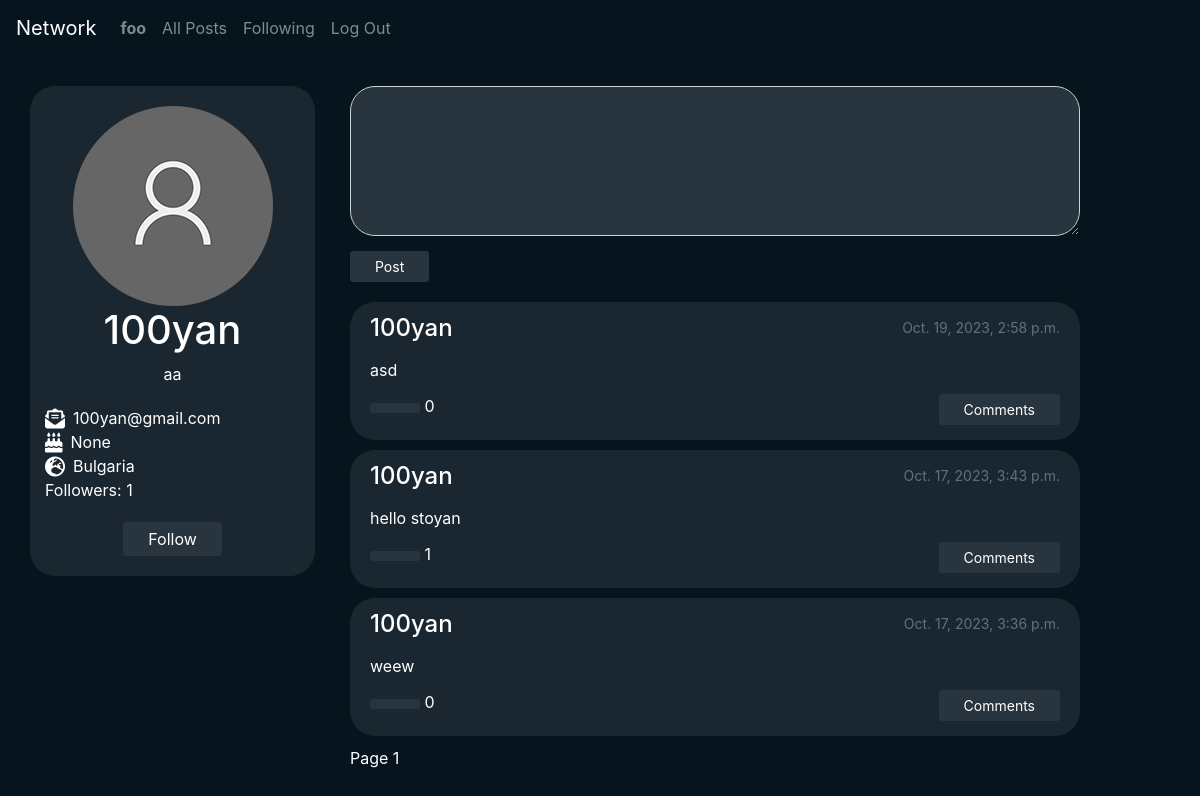
The page /user/2 (signed in) on the database its author committed.
### network/models.py (models this page shows, shortened)
class User(AbstractUser):
    following = models.ManyToManyField('self', related_name='followers', blank=True)
    birthday = models.DateField(blank=True, null=True)
    nationality = CountryField(null=True)
    profile_pic = models.ImageField(upload_to="profile_pics", default='profile_pics/default.png')
    description = models.TextField(max_length=600, null=True)
    followed_by = models.IntegerField(blank=True, null=True, default=0)

class Post(models.Model):
    author = models.ForeignKey(User, on_delete=models.CASCADE)
    post = models.CharField(max_length=400)
    timestamp = models.DateTimeField(auto_now_add=True, blank=True)
    likes = models.ManyToManyField(User, related_name="liked_posts", default=0)
    def likes_count(self) -> int:
        return self.likes.all().count()

### network/views.py (the view, shortened to what this page needs)
# urls.py: path('user/<int:id>', views.user_profile, name='user'),
def user_profile(request, id):
    active_user = User.objects.get(pk=request.user.id)
    user = User.objects.get(pk=id)
    if active_user != user:
        if active_user.following.filter(id=id).exists():
            status = 'Follow'
        else:
            status = 'Unfollow'
    post_list = Post.objects.filter(author=user).order_by('-timestamp')
    comments = Comment.objects.filter(post__in=post_list)
    p = Paginator(post_list, 10)
    page = request.GET.get('page')
    posts = p.get_page(page)
    context = {
        'profile': user,
        'posts': posts,
        'all_comments': comments,
        'create_post': PostForm,
        'add_comment': CommentForm,
        'user_details': UserDetails
    }
    try:
        context['follows'] = status
    except UnboundLocalError:
        pass
    return render(request, 'network/user_profile.html', context)

### network/templates/network/user_profile.html (shortened to what this page needs)
{% extends 'network/layout.html' %}
{% block body %}
<div class="container" id="default-view">
    <div class="row">
        <div class="col-lg-3 profile">
            <div id="profile-heading">
                <img id="user-profile-pic"src="{{ profile.profile_pic.url }}" alt="profile picture">
                <h1>{{ profile }}</h1>
                <span id="user-description">{{ profile.description }}</span>
            </div>
                <div id="profile-details">
                    <i class="fa-solid fa-envelope-open-text fa-lg mr-2"></i>{{ profile.email }}
                    <span id="user-birthday"><i class="fa-solid fa-cake-candles fa-lg mr-2"></i>{{ profile.birthday }}</span>
                    <span id="user-nationality"><i class="fa-solid fa-earth-europe fa-lg mr-2"></i>{{ profile.nationality.name }}</span>
                    <span id="user-followers">Followers: {{ profile.followed_by }}</span>
                </div>
            {% if user.id != profile.id %}
            {% if follows == 'Follow' %}
                    <button class='btn btn-primary' data-profile-id='{{ profile.id }}' id="follow">Unfollow</button>
                {% else %}
                    <button class='btn btn-primary' data-profile-id='{{ profile.id }}' id="follow">Follow</button>
                {% endif %}
            {% else %}
                <button class='btn btn-primary' data-profile-id='{{ profile.id }}' id="edit-profile">Edit Details</button>
            {% endif %}
        </div>
        <div class="col-lg-8">
            <div class="form">
                <form method="POST">
                    {{ create_post }}
                    <input type="submit" class='btn btn-sm btn-primary' name="new_post" value="Post">
                </form>
            </div>
            {% include "network/content.html" %}
        </div>
    </div>
</div>
{% endblock %}

### network/templates/network/layout.html (shortened to what this page needs)
{% load static %}
<!DOCTYPE html>
<html lang="en">
    <head>
        <link rel="stylesheet" href="https://stackpath.bootstrapcdn.com/bootstrap/4.4.1/css/bootstrap.min.css">
        <link href="{% static 'network/styles.css' %}" rel="stylesheet">
    </head>
    <body>
        <nav class="navbar navbar-expand-lg navbar-dark">
            <a class="navbar-brand" href="{% url 'index' %}">Network</a>
            <div>
              <ul class="navbar-nav mr-auto">
                {% if user.is_authenticated %}
                    <li class="nav-item">
                        <a class="nav-link" href="{% url 'user' id=user.id %}"><strong>{{ user.username }}</strong></a>
                    </li>
                {% endif %}
                <li class="nav-item">
                  <a class="nav-link" href="{% url 'index' %}">All Posts</a>
                </li>
                {% if user.is_authenticated %}
                    <li class="nav-item">
                        <a class="nav-link" href="{% url 'following' %}">Following</a>
                    </li>
                    <li class="nav-item">
                        <a class="nav-link" href="{% url 'logout' %}">Log Out</a>
                    </li>
                {% endif %}
              </ul>
            </div>
          </nav>
        <div class="body">
            {% block body %}
            {% endblock %}
        </div>
    </body>
</html>

### network/templates/network/content.html (shortened to what this page needs)
{% if posts %}
    {% for post in posts %}
    <div class="single-post">
        <div class="post-contents">
            <div class="post-heading">
                <a id='author' href="{% url 'user' id=post.author.id %}">{{ post.author }}</a>
                <p>{{ post.timestamp }}</p>
            </div>
            <div id="post-text">{{post.post}}</div>
            <div class="interactions">
                <div id="likes">
                    {% if user.is_authenticated %}
                    <button id='like' data-post-id="{{ post.id }}" class="btn btn-sm btn-primary"></button>
                    {% endif %}
                    <span id="num-likes">{{ post.likes_count }}</span>
                </div>
                <div id="comments">
                    <button id="comment" class="btn btn-sm btn-primary">Comments</button>
                </div>
            </div>
        </div>
    </div>
    {% endfor %}
{% endif %}
Page {{ posts.number }}

### network/static/network/styles.css (style rules this page uses)
body { background-color: #06141d; color: white; }
ul { list-style-type: none; padding: 0; margin: 0; }
.profile span { display: block; }
#profile-heading { margin: 10px 0 20px; }
#profile-details { text-align: left; }
#follow, #edit-profile { margin: 20px; }
a:any-link { color: white; }
.btn-primary { padding: 5px 25px; background-color: #28343e; border: none; }
.profile { background-color: #1b2730; border-radius: 25px; margin-right: 20px; text-align: center; height: fit-content; }
#user-profile-pic { margin-top: 10px; }
#new-post { background-color: #28343e; }
.container { margin: 30px auto; }
.form { margin-bottom: 20px; }
.form form .form-control { border-radius: 25px; height: 150px; margin-bottom: 15px; }
.single-post { background-color: #1b2730; border-radius: 25px; padding: 8px 20px 15px; margin-bottom: 10px; }
.post-contents .post-heading { display: flex; justify-content: space-between; margin-bottom: 12px; }
#post-text { margin-bottom: 12px; text-wrap: wrap; word-wrap: break-word; }
#author { font-size: 24px; font-weight: 500; }
.post-heading p { font-size: 14px; color: #62707e; line-height:36px; padding: 0; margin: 0; vertical-align: middle; }
.interactions { display: flex; justify-content: space-between; }

### rows shown on the page
User: username "foo"
User: profile_pic (placeholder picture), username "100yan", description "aa", email "100yan@gmail.com", birthday "None", nationality.name "Bulgaria", followed_by "1"
Post: author "100yan", timestamp "Oct. 19, 2023, 2:58 p.m.", post "asd", likes_count "0"
Post: author "100yan", timestamp "Oct. 17, 2023, 3:43 p.m.", post "hello stoyan", likes_count "1"
Post: author "100yan", timestamp "Oct. 17, 2023, 3:36 p.m.", post "weew", likes_count "0"

### other values the page prints
{{ posts.number }} "1"
